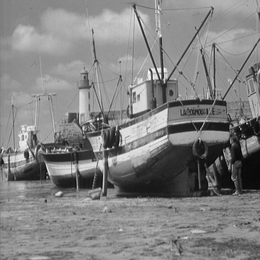
%> input picture Prática2/boat.512.tiff, 260 x 260 px, shrunk from 512 x 512 before the run
$ octave ex2.m   (GNU Octave 9; MATLAB toolbox functions it lacks are replaced by stand-ins)
%> lines starting %> are read from the running program, lines starting %| are printed output that depends on the picture; in (x1, y1, x2, y2) boxes, pixels count from 0 and x2, y2 are one past the last pixel; in counts of white or black regions, pixels touching at a corner belong together; the program's own positions count from 1
### Prática2/fronteira.m
function imfronteira = fronteira(arquivo, tipo, Xp, Yp)
%> called with arquivo = 'boat.512.tiff', tipo = 0, Xp = 10, Yp = 15
    img = imread(arquivo);
%> img is the input picture: size 260x260 uint8; min 0, max 253, mean 129.7

    if size(img, 3) == 3
        img = rgb2gray(img);
    end

    img_bin = im2bw(img);
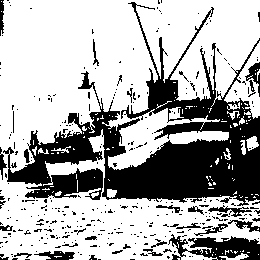
%> img_bin: size 260x260 logical; 68.4% white; 334 black regions (302 under 20 px), largest, box (x1, y1, x2, y2) and area: (3, 2, 260, 206) 16908, (168, 234, 260, 260) 1364, (34, 251, 75, 260) 222

    [rows, cols] = size(img_bin);
%> rows = 260; cols = 260
    if Xp < 1 || Xp > rows || Yp < 1 || Yp > cols
        error('O ponto P está fora dos limites da imagem.');
    end

    imfronteira = zeros(rows, cols);

    directions = [-1, 0; 1, 0; 0, -1; 0, 1; -1, -1; -1, 1; 1, -1; 1, 1];

    queue = [Xp, Yp];
    visited = false(rows, cols);
    visited(Xp, Yp) = true;
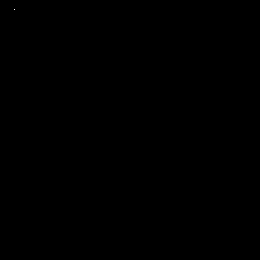
%> visited: size 260x260 logical; 0% white in thin lines or dots, all inside (x1, y1, x2, y2) = (14, 9, 15, 10)

    while ~isempty(queue)
        current_pixel = queue(1, :);
        queue(1, :) = [];

        x = current_pixel(1);
        y = current_pixel(2);

        for k = 1:size(directions, 1)
            ni = x + directions(k, 1);
            nj = y + directions(k, 2);

            if ni > 0 && ni <= rows && nj > 0 && nj <= cols && ~visited(ni, nj) && img_bin(ni, nj) == img_bin(Xp, Yp)
                visited(ni, nj) = true;
                queue = [queue; ni, nj];
            end
        end
    end
%> this loop made 44045 passes
%> (x, y) on passes 2 to 4: (9, 15), (11, 15), (10, 14)
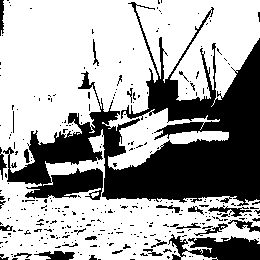
%> visited: size 260x260 logical; 65.2% white; 317 black regions (287 under 20 px), largest, box (x1, y1, x2, y2) and area: (3, 2, 260, 206) 19205, (168, 234, 260, 260) 1509, (34, 251, 75, 260) 233

    for i = 1:rows
        for j = 1:cols
            if visited(i, j)
                is_border = false;

                for k = 1:size(directions, 1)
                    ni = i + directions(k, 1);
                    nj = j + directions(k, 2);

                    if ni > 0 && ni <= rows && nj > 0 && nj <= cols
                        if img_bin(ni, nj) ~= img_bin(i, j)
                            is_border = true;
                            break;
                        end
                    else
                        is_border = true;
                        break;
                    end
                end

                if (tipo == 1 && is_border) || (tipo == 0 && ~is_border)
                    imfronteira(i, j) = 1;
                end
            end
        end
    end
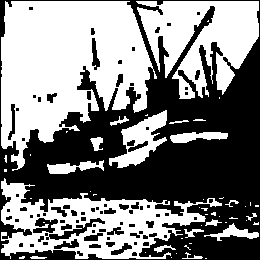
%> imfronteira: size 260x260 double; values 0 (black) and 1 (white), 51% white; 83 black regions (48 under 20 px), largest, box (x1, y1, x2, y2) and area: (0, 0, 260, 260) 30415, (46, 218, 105, 240) 305, (33, 218, 58, 233) 227
%> after the loop, is_border = true; ni = 259; nj = 218

    imfronteira = uint8(imfronteira * 255);

    imwrite(imfronteira, ['fronteira_' arquivo]);
end

### Prática2/ex2.m
% Nome do arquivo da imagem em escala de cinza
arquivo = 'boat.512.tiff';

% Tipo de fronteira (interna=0, externa=1)
tipo = 0;

% Coordenadas do pixel P
Xp = 10;
Yp = 15;

% Chamar a função fronteira
imfronteira = fronteira(arquivo, tipo, Xp, Yp);

% Exibir a imagem de fronteira
imshow(imfronteira);
